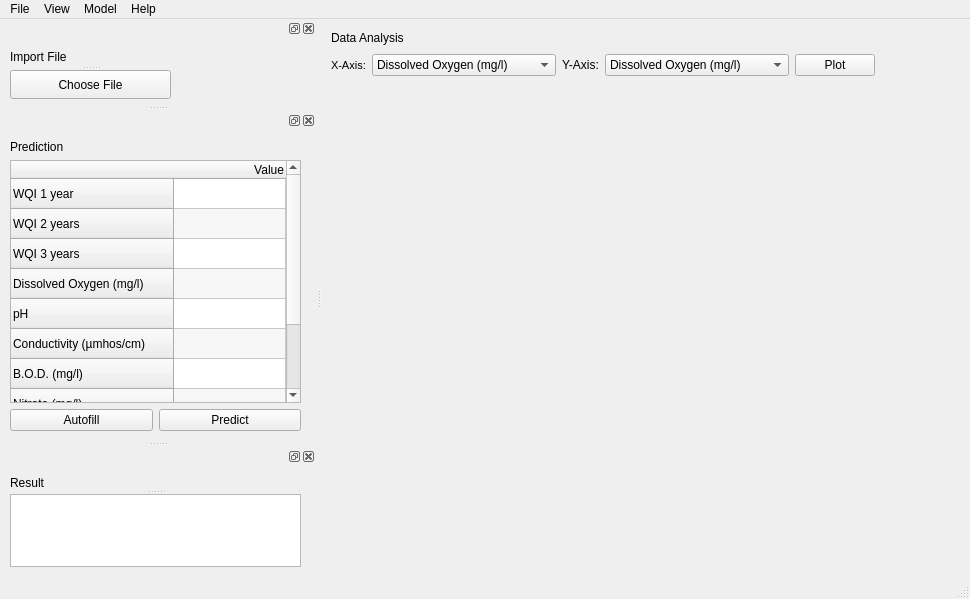
<?xml version="1.0" encoding="UTF-8"?>
<ui version="4.0">
 <class>MainWindow</class>
 <widget class="QMainWindow" name="MainWindow">
  <property name="geometry">
   <rect>
    <x>0</x>
    <y>0</y>
    <width>970</width>
    <height>595</height>
   </rect>
  </property>
  <property name="windowTitle">
   <string>MainWindow</string>
  </property>
  <widget class="QWidget" name="centralwidget">
   <layout class="QGridLayout" name="gridLayout_2">
    <item row="1" column="0">
     <layout class="QHBoxLayout" name="horizontalLayout_2">
      <item>
       <widget class="QLabel" name="xAxisLabel">
        <property name="minimumSize">
         <size>
          <width>35</width>
          <height>0</height>
         </size>
        </property>
        <property name="font">
         <font>
          <pointsize>8</pointsize>
         </font>
        </property>
        <property name="text">
         <string>X-Axis:</string>
        </property>
       </widget>
      </item>
      <item>
       <widget class="QComboBox" name="xAxisComboBox">
        <property name="minimumSize">
         <size>
          <width>160</width>
          <height>20</height>
         </size>
        </property>
        <item>
         <property name="text">
          <string>Dissolved Oxygen (mg/l)</string>
         </property>
        </item>
        <item>
         <property name="text">
          <string>pH</string>
         </property>
        </item>
        <item>
         <property name="text">
          <string>Conductivity (µmhos/cm)</string>
         </property>
        </item>
        <item>
         <property name="text">
          <string>B.O.D. (mg/l)</string>
         </property>
        </item>
        <item>
         <property name="text">
          <string>Nitrate (mg/l)</string>
         </property>
        </item>
        <item>
         <property name="text">
          <string>Fecal Coliform (MPN/100ml)</string>
         </property>
        </item>
        <item>
         <property name="text">
          <string>Total Coliform (MPN/100ml)</string>
         </property>
        </item>
        <item>
         <property name="text">
          <string>Years</string>
         </property>
        </item>
       </widget>
      </item>
      <item>
       <widget class="QLabel" name="yAxisLabel">
        <property name="minimumSize">
         <size>
          <width>35</width>
          <height>0</height>
         </size>
        </property>
        <property name="text">
         <string>Y-Axis:</string>
        </property>
       </widget>
      </item>
      <item>
       <widget class="QComboBox" name="yAxisComboBox">
        <property name="minimumSize">
         <size>
          <width>160</width>
          <height>20</height>
         </size>
        </property>
        <item>
         <property name="text">
          <string>Dissolved Oxygen (mg/l)</string>
         </property>
        </item>
        <item>
         <property name="text">
          <string>pH</string>
         </property>
        </item>
        <item>
         <property name="text">
          <string>Conductivity (µmhos/cm)</string>
         </property>
        </item>
        <item>
         <property name="text">
          <string>B.O.D. (mg/l)</string>
         </property>
        </item>
        <item>
         <property name="text">
          <string>Nitrate (mg/l)</string>
         </property>
        </item>
        <item>
         <property name="text">
          <string>Fecal Coliform (MPN/100ml)</string>
         </property>
        </item>
        <item>
         <property name="text">
          <string>Total Coliform (MPN/100 ml)</string>
         </property>
        </item>
       </widget>
      </item>
      <item>
       <widget class="QPushButton" name="plotPushButton">
        <property name="minimumSize">
         <size>
          <width>70</width>
          <height>0</height>
         </size>
        </property>
        <property name="text">
         <string>Plot</string>
        </property>
       </widget>
      </item>
      <item>
       <spacer name="horizontalSpacer_2">
        <property name="orientation">
         <enum>Qt::Horizontal</enum>
        </property>
        <property name="sizeHint" stdset="0">
         <size>
          <width>40</width>
          <height>20</height>
         </size>
        </property>
       </spacer>
      </item>
     </layout>
    </item>
    <item row="2" column="0">
     <layout class="QVBoxLayout" name="verticalLayout_2">
      <item>
       <spacer name="verticalSpacer">
        <property name="orientation">
         <enum>Qt::Vertical</enum>
        </property>
        <property name="sizeHint" stdset="0">
         <size>
          <width>20</width>
          <height>40</height>
         </size>
        </property>
       </spacer>
      </item>
     </layout>
    </item>
    <item row="0" column="0">
     <layout class="QHBoxLayout" name="horizontalLayout">
      <item>
       <widget class="QLabel" name="dataAnalysisLabel">
        <property name="text">
         <string>Data Analysis</string>
        </property>
       </widget>
      </item>
      <item>
       <spacer name="horizontalSpacer">
        <property name="orientation">
         <enum>Qt::Horizontal</enum>
        </property>
        <property name="sizeHint" stdset="0">
         <size>
          <width>40</width>
          <height>20</height>
         </size>
        </property>
       </spacer>
      </item>
     </layout>
    </item>
   </layout>
  </widget>
  <widget class="QMenuBar" name="menubar">
   <property name="geometry">
    <rect>
     <x>0</x>
     <y>0</y>
     <width>970</width>
     <height>21</height>
    </rect>
   </property>
   <widget class="QMenu" name="menuFile">
    <property name="title">
     <string>File</string>
    </property>
    <addaction name="actionImport_data"/>
    <addaction name="actionPredict"/>
    <addaction name="actionClose"/>
   </widget>
   <widget class="QMenu" name="menuView">
    <property name="title">
     <string>View</string>
    </property>
    <addaction name="actionImport_widget"/>
    <addaction name="actionPrediction_widget"/>
    <addaction name="actionResult_widget"/>
   </widget>
   <widget class="QMenu" name="menuHelp">
    <property name="title">
     <string>Help</string>
    </property>
    <addaction name="actionAbout"/>
   </widget>
   <widget class="QMenu" name="menuretrian">
    <property name="title">
     <string>Model</string>
    </property>
    <addaction name="actionRe_train"/>
   </widget>
   <addaction name="menuFile"/>
   <addaction name="menuView"/>
   <addaction name="menuretrian"/>
   <addaction name="menuHelp"/>
  </widget>
  <widget class="QStatusBar" name="statusbar"/>
  <widget class="QDockWidget" name="importDockWidget">
   <property name="sizePolicy">
    <sizepolicy hsizetype="Preferred" vsizetype="Preferred">
     <horstretch>0</horstretch>
     <verstretch>0</verstretch>
    </sizepolicy>
   </property>
   <property name="minimumSize">
    <size>
     <width>316</width>
     <height>86</height>
    </size>
   </property>
   <property name="baseSize">
    <size>
     <width>0</width>
     <height>0</height>
    </size>
   </property>
   <property name="layoutDirection">
    <enum>Qt::LeftToRight</enum>
   </property>
   <attribute name="dockWidgetArea">
    <number>1</number>
   </attribute>
   <widget class="QWidget" name="importDockWidgetContents">
    <widget class="QSplitter" name="importSplitter">
     <property name="geometry">
      <rect>
       <x>10</x>
       <y>10</y>
       <width>161</width>
       <height>51</height>
      </rect>
     </property>
     <property name="orientation">
      <enum>Qt::Vertical</enum>
     </property>
     <widget class="QLabel" name="importLabel">
      <property name="text">
       <string>Import File</string>
      </property>
     </widget>
     <widget class="QPushButton" name="importPushButton">
      <property name="text">
       <string>Choose File</string>
      </property>
     </widget>
    </widget>
   </widget>
  </widget>
  <widget class="QDockWidget" name="predictionDockWidget">
   <property name="minimumSize">
    <size>
     <width>316</width>
     <height>330</height>
    </size>
   </property>
   <attribute name="dockWidgetArea">
    <number>1</number>
   </attribute>
   <widget class="QWidget" name="predictionDockWidgetContents">
    <widget class="QWidget" name="layoutWidget">
     <property name="geometry">
      <rect>
       <x>10</x>
       <y>10</y>
       <width>291</width>
       <height>291</height>
      </rect>
     </property>
     <layout class="QGridLayout" name="gridLayout">
      <item row="2" column="0">
       <widget class="QPushButton" name="autofillPushButton">
        <property name="text">
         <string>Autofill</string>
        </property>
       </widget>
      </item>
      <item row="2" column="1">
       <widget class="QPushButton" name="predictPushButton">
        <property name="text">
         <string>Predict</string>
        </property>
       </widget>
      </item>
      <item row="0" column="0">
       <widget class="QLabel" name="predictionLabel">
        <property name="text">
         <string>Prediction</string>
        </property>
       </widget>
      </item>
      <item row="1" column="0" colspan="2">
       <widget class="QTableWidget" name="predictionTableWidget">
        <property name="contextMenuPolicy">
         <enum>Qt::DefaultContextMenu</enum>
        </property>
        <property name="autoFillBackground">
         <bool>true</bool>
        </property>
        <property name="inputMethodHints">
         <set>Qt::ImhPreferNumbers</set>
        </property>
        <property name="verticalScrollBarPolicy">
         <enum>Qt::ScrollBarAsNeeded</enum>
        </property>
        <property name="horizontalScrollBarPolicy">
         <enum>Qt::ScrollBarAsNeeded</enum>
        </property>
        <property name="autoScroll">
         <bool>true</bool>
        </property>
        <property name="showDropIndicator" stdset="0">
         <bool>true</bool>
        </property>
        <property name="dragDropOverwriteMode">
         <bool>true</bool>
        </property>
        <property name="alternatingRowColors">
         <bool>true</bool>
        </property>
        <property name="gridStyle">
         <enum>Qt::SolidLine</enum>
        </property>
        <property name="sortingEnabled">
         <bool>false</bool>
        </property>
        <attribute name="horizontalHeaderVisible">
         <bool>true</bool>
        </attribute>
        <attribute name="horizontalHeaderCascadingSectionResizes">
         <bool>false</bool>
        </attribute>
        <attribute name="horizontalHeaderShowSortIndicator" stdset="0">
         <bool>false</bool>
        </attribute>
        <attribute name="horizontalHeaderStretchLastSection">
         <bool>true</bool>
        </attribute>
        <attribute name="verticalHeaderVisible">
         <bool>true</bool>
        </attribute>
        <attribute name="verticalHeaderCascadingSectionResizes">
         <bool>false</bool>
        </attribute>
        <attribute name="verticalHeaderHighlightSections">
         <bool>true</bool>
        </attribute>
        <attribute name="verticalHeaderShowSortIndicator" stdset="0">
         <bool>false</bool>
        </attribute>
        <attribute name="verticalHeaderStretchLastSection">
         <bool>true</bool>
        </attribute>
        <row>
         <property name="text">
          <string>WQI 1 year</string>
         </property>
        </row>
        <row>
         <property name="text">
          <string>WQI 2 years</string>
         </property>
        </row>
        <row>
         <property name="text">
          <string>WQI 3 years</string>
         </property>
        </row>
        <row>
         <property name="text">
          <string>Dissolved Oxygen (mg/l)</string>
         </property>
        </row>
        <row>
         <property name="text">
          <string>pH</string>
         </property>
        </row>
        <row>
         <property name="text">
          <string>Conductivity (µmhos/cm)</string>
         </property>
        </row>
        <row>
         <property name="text">
          <string>B.O.D. (mg/l)</string>
         </property>
        </row>
        <row>
         <property name="text">
          <string>Nitrate (mg/l)</string>
         </property>
        </row>
        <row>
         <property name="text">
          <string>Fecal Coliform (MPN/100ml)</string>
         </property>
        </row>
        <row>
         <property name="text">
          <string>Total Coliform (MPN/100ml)</string>
         </property>
        </row>
        <column>
         <property name="text">
          <string>Value</string>
         </property>
         <property name="textAlignment">
          <set>AlignTrailing|AlignVCenter</set>
         </property>
        </column>
        <item row="0" column="0">
         <property name="text">
          <string/>
         </property>
         <property name="textAlignment">
          <set>AlignTrailing|AlignVCenter</set>
         </property>
        </item>
        <item row="1" column="0">
         <property name="text">
          <string/>
         </property>
         <property name="textAlignment">
          <set>AlignTrailing|AlignVCenter</set>
         </property>
        </item>
        <item row="2" column="0">
         <property name="text">
          <string/>
         </property>
         <property name="textAlignment">
          <set>AlignTrailing|AlignVCenter</set>
         </property>
        </item>
        <item row="3" column="0">
         <property name="text">
          <string/>
         </property>
         <property name="textAlignment">
          <set>AlignTrailing|AlignVCenter</set>
         </property>
        </item>
        <item row="4" column="0">
         <property name="text">
          <string/>
         </property>
         <property name="textAlignment">
          <set>AlignTrailing|AlignVCenter</set>
         </property>
        </item>
        <item row="5" column="0">
         <property name="text">
          <string/>
         </property>
         <property name="textAlignment">
          <set>AlignTrailing|AlignVCenter</set>
         </property>
        </item>
        <item row="6" column="0">
         <property name="text">
          <string/>
         </property>
         <property name="textAlignment">
          <set>AlignTrailing|AlignVCenter</set>
         </property>
        </item>
        <item row="7" column="0">
         <property name="text">
          <string/>
         </property>
         <property name="textAlignment">
          <set>AlignTrailing|AlignVCenter</set>
         </property>
        </item>
        <item row="8" column="0">
         <property name="text">
          <string/>
         </property>
         <property name="textAlignment">
          <set>AlignTrailing|AlignVCenter</set>
         </property>
        </item>
        <item row="9" column="0">
         <property name="text">
          <string/>
         </property>
         <property name="textAlignment">
          <set>AlignTrailing|AlignVCenter</set>
         </property>
        </item>
       </widget>
      </item>
     </layout>
    </widget>
   </widget>
  </widget>
  <widget class="QDockWidget" name="resultDockWidget">
   <property name="minimumSize">
    <size>
     <width>316</width>
     <height>130</height>
    </size>
   </property>
   <attribute name="dockWidgetArea">
    <number>1</number>
   </attribute>
   <widget class="QWidget" name="resultDockWidgetContents">
    <widget class="QSplitter" name="resultSplitter">
     <property name="geometry">
      <rect>
       <x>10</x>
       <y>10</y>
       <width>291</width>
       <height>91</height>
      </rect>
     </property>
     <property name="orientation">
      <enum>Qt::Vertical</enum>
     </property>
     <widget class="QLabel" name="resultLabel">
      <property name="text">
       <string>Result</string>
      </property>
     </widget>
     <widget class="QTextEdit" name="resultOutput">
      <property name="html">
       <string>&lt;!DOCTYPE HTML PUBLIC &quot;-//W3C//DTD HTML 4.0//EN&quot; &quot;http://www.w3.org/TR/REC-html40/strict.dtd&quot;&gt;
&lt;html&gt;&lt;head&gt;&lt;meta name=&quot;qrichtext&quot; content=&quot;1&quot; /&gt;&lt;style type=&quot;text/css&quot;&gt;
p, li { white-space: pre-wrap; }
&lt;/style&gt;&lt;/head&gt;&lt;body style=&quot; font-family:'MS Shell Dlg 2'; font-size:8.25pt; font-weight:400; font-style:normal;&quot;&gt;
&lt;p style=&quot;-qt-paragraph-type:empty; margin-top:0px; margin-bottom:0px; margin-left:0px; margin-right:0px; -qt-block-indent:0; text-indent:0px;&quot;&gt;&lt;br /&gt;&lt;/p&gt;&lt;/body&gt;&lt;/html&gt;</string>
      </property>
     </widget>
    </widget>
   </widget>
  </widget>
  <action name="actionAbout">
   <property name="text">
    <string>About</string>
   </property>
  </action>
  <action name="actionImport_widget">
   <property name="text">
    <string>Import widget</string>
   </property>
  </action>
  <action name="actionPrediction_widget">
   <property name="text">
    <string>Prediction widget</string>
   </property>
  </action>
  <action name="actionResult_widget">
   <property name="text">
    <string>Result widget</string>
   </property>
  </action>
  <action name="actionPredict">
   <property name="text">
    <string>Predict</string>
   </property>
  </action>
  <action name="actionClose">
   <property name="text">
    <string>Close</string>
   </property>
  </action>
  <action name="actionTraining_data">
   <property name="text">
    <string>Training data</string>
   </property>
  </action>
  <action name="actionAnalysis_data">
   <property name="text">
    <string>Analysis data</string>
   </property>
  </action>
  <action name="actionRe_train">
   <property name="text">
    <string>Re-train</string>
   </property>
  </action>
  <action name="actionImport_data">
   <property name="text">
    <string>Import data</string>
   </property>
  </action>
 </widget>
 <resources>
  <include location="pyqt_graph.qrc"/>
 </resources>
 <connections/>
</ui>
